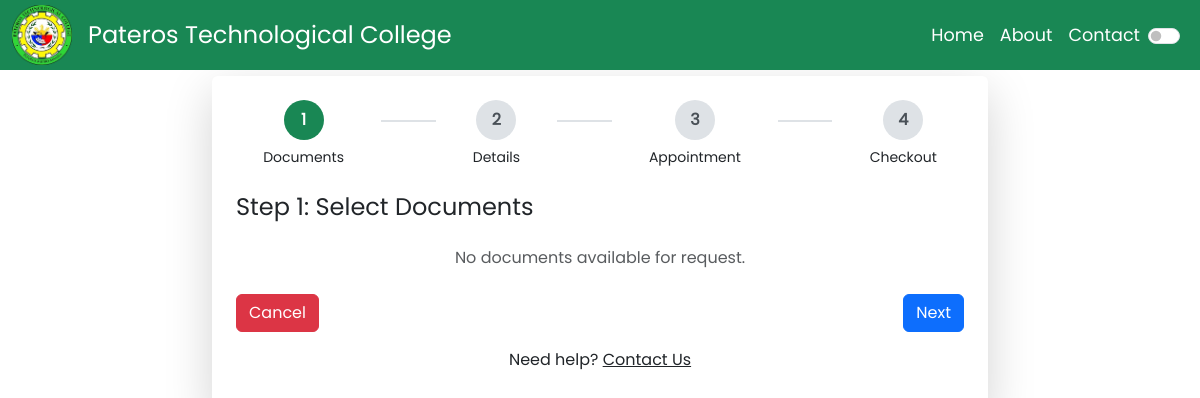
Before: /student/add-request.php (signed in) with the older database file.
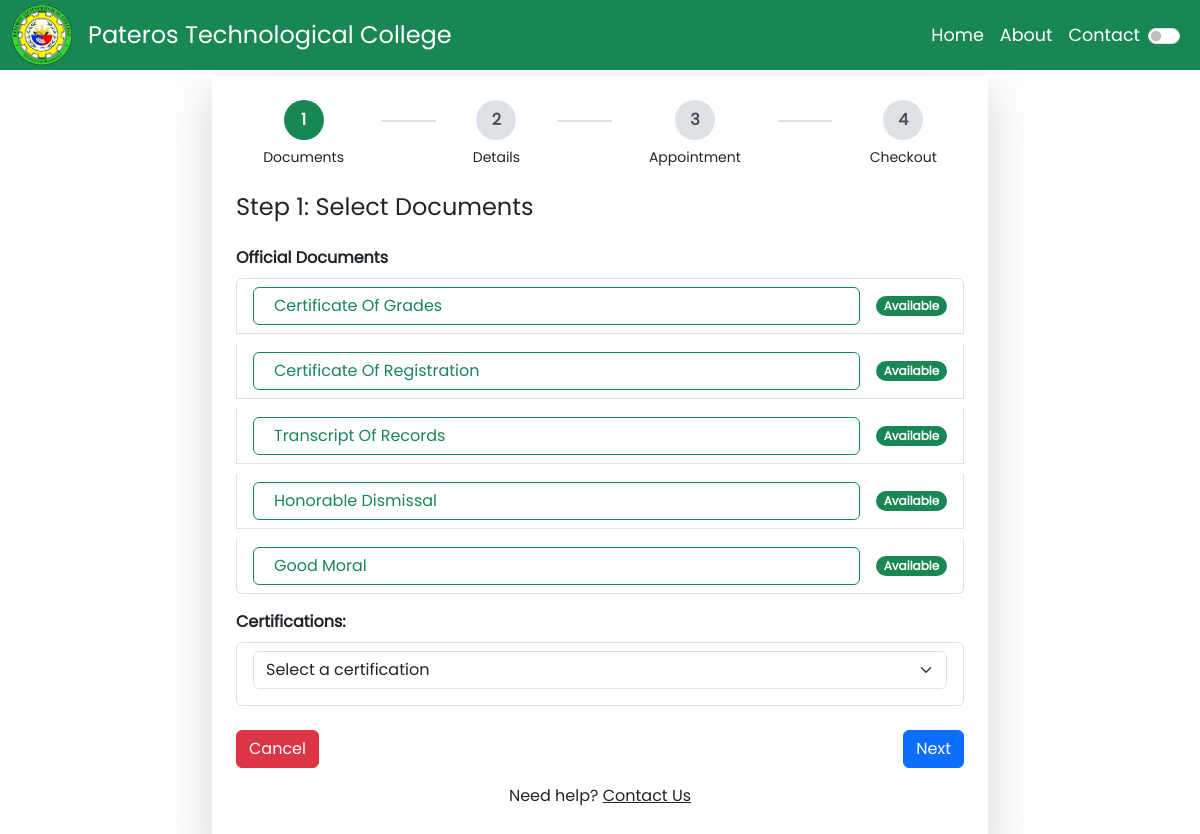
After: the same page with the newer database file.
### tables this page shows
CREATE TABLE `documents` (
  `id` int(15) NOT NULL,
  `code` varchar(15) NOT NULL,
  `name` varchar(255) NOT NULL,
  `price` int(15) NOT NULL,
  `is_available` enum('yes','no') NOT NULL DEFAULT 'yes',
  `eta` int(15) NOT NULL,
  `doc_type` enum('Official','Certification') NOT NULL
);

### config/db.php (called while the page is built, shortened)
<?php
class class_model {
    private string $host = "localhost";
    private string $user = "root";
    private string $pass = "";
    private string $dbname = "practice2";
    private mysqli $mysqli;
    public function __construct()
    {
        $this->mysqli = new mysqli($this->host, $this->user, $this->pass, $this->dbname);
    }
    public function getDocuments2() {
        $sql = "SELECT * FROM documents WHERE doc_type = 'Official'";
        $result = $this->mysqli->query($sql);
        return $result->fetch_all(MYSQLI_ASSOC);
    }
}

### student/add-request.php (the view, shortened to what this page needs)
<?php
require_once '../config/db.php';
$cm = new class_model();
?>
<!DOCTYPE html>
<html lang="en">
<head>
    <link rel="stylesheet" href="../vendor/bootstrapv5/css/bootstrap.min.css">
    <link rel="stylesheet" href="../assets/css/app.css">
    <link rel="stylesheet" href="https://cdn.jsdelivr.net/npm/flatpickr/dist/flatpickr.min.css">
</head>
<body>
    <header class="text-white text-center">
        <nav class="navbar ">
            <nav class="container-fluid bg-success navbar-expand-lg navbar-light fixed-top">
                <a class="navbar-brand text-white d-none d-lg-flex align-items-center" href="/drmsv3/student/index.php">
                    <img src="../assets/images/logo.png" alt="PTC Logo" style="width: 60px; height: 60px;" class="me-3">
                    <span style="font-size: 1.50rem; line-height: 60px;">Pateros Technological College</span>
                </a>
                <div class="collapse navbar-collapse" id="navbarNav">
                    <ul class="navbar-nav ms-auto align-items-center">
                        <li class="nav-item">
                            <a class="nav-link active text-white" aria-current="page" href="#" style="font-size: 1.1rem;">Home</a>
                        </li>
                        <li class="nav-item">
                            <a class="nav-link text-white" href="#" style="font-size: 1.1rem;">About</a>
                        </li>
                        <li class="nav-item">
                            <a class="nav-link text-white" href="#" style="font-size: 1.1rem;">Contact</a>
                        </li>
                        <li class="nav-item">
                            <div class="form-check form-switch d-flex align-items-center">
                                <input class="form-check-input me-2" type="checkbox" id="themeToggle">
                            </div>
                        </li>
                    </ul>
                </div>
            </nav>
    </header>
    <div class="container mt-1 py-1" style="max-width: 1200px;">
        <div class="row justify-content-center align-items-center mt-1 g-10">
            <div class="col-md-8 mt-5">
                <div class="p-4 shadow-lg rounded" style="background-color: var(--bg-color);">
                    <div class="d-flex justify-content-between mb-4" id="stepper">
                        <div class="text-center flex-fill">
                            <div class="circle active" id="step-circle-0">1</div>
                            <small>Documents</small>
                        </div>
                        <div class="line"></div>
                        <div class="text-center flex-fill">
                            <div class="circle" id="step-circle-1">2</div>
                            <small>Details</small>
                        </div>
                        <div class="line"></div>
                        <div class="text-center flex-fill">
                            <div class="circle" id="step-circle-2">3</div>
                            <small>Appointment</small>
                        </div>
                        <div class="line"></div>
                        <div class="text-center flex-fill">
                            <div class="circle" id="step-circle-3">4</div>
                            <small>Checkout</small>
                        </div>
                    </div>
                    <form id="addRequestForm">
                        <div class="step active" id="step1">
                            <h4 class="mb-4">Step 1: Select Documents</h4>
                            <?php $result = $cm->getDocuments2(); ?>
                            <?php if (!empty($result)): ?>
                                <div class="mb-3">
                                    <label for="document_selection" class="form-label fw-bold">Official Documents</label>
                                    <ul id="document_selection" class="list-group">
                                        <?php foreach ($result as $row):
                                            $docId = htmlspecialchars($row['id']);
                                            $docName = htmlspecialchars($row['name']);
                                            $docPrice = htmlspecialchars($row['price'] ?? 0);
                                            $docEta = htmlspecialchars($row['eta'] ?? 0);
                                            $needsExtraInputs = in_array($docName, ['Certificate Of Grades', 'Certificate Of Registration']);
                                            $isGraduated = ($_SESSION['sessionuser']['status'] ?? '') === 'Graduated';
                                            $isRegularOrIrregular = in_array($_SESSION['sessionuser']['status'] ?? '', ['Regular', 'Irregular']);
                                            $isRestrictedDoc = $isGraduated && $needsExtraInputs;
                                            $isTORRestricted = $isRegularOrIrregular && $docName === 'Transcript Of Records';
                                            $isAvailable = $row['is_available'] === 'yes';
                                        ?>
                                            <li class="list-group-item">
                                                <div class="d-flex justify-content-between align-items-center">
                                                    <button type="button"
                                                        class="btn <?= !$isAvailable || $isRestrictedDoc || $isTORRestricted ? 'btn-outline-danger' : 'btn-outline-success' ?> document-toggle w-100 text-start"
                                                        data-doc-id="<?= $docId ?>"
                                                        data-doc-name="<?= $docName ?>"
                                                        data-doc-price="<?= $docPrice ?>"
                                                        data-doc-eta="<?= $docEta ?>"
                                                        <?= !$isAvailable || $isRestrictedDoc || $isTORRestricted ? 'disabled' : '' ?>>
                                                        <i class="fas fa-file-alt me-2"></i><?= $docName ?>
                                                    </button>
                                                    <span class="badge bg-<?= !$isAvailable || $isRestrictedDoc || $isTORRestricted ? 'danger' : 'success' ?> rounded-pill ms-3">
                                                        <?= !$isAvailable ? 'Not Available' : ($isRestrictedDoc || $isTORRestricted ? 'Not Available' : 'Available') ?>
                                                    </span>
                                                </div>
                                            </li>
                                        <?php endforeach; ?>
                                    </ul>
                                </div>
                                <div class="mb-3">
                                    <label for="other_certification" class="form-label fw-bold">Certifications:</label>
                                    <ul id="certification_selection" class="list-group">
                                        <li class="list-group-item">
                                            <div class="d-flex justify-content-between align-items-center">
                                                <select class="form-select certification-select" id="other_certification" name="other_certification">
                                                    <option value="" selected>Select a certification</option>
                                                </select>
                                            </div>
                                        </li>
                                    </ul>
                                </div>
                            <?php else: ?>
                                <p class="text-muted text-center">No documents available for request.</p>
                            <?php endif; ?>
                        </div>
                        <div class="d-flex justify-content-between mt-4">
                            <button type="button" class="btn btn-danger" id="prevBtn">Cancel</button>
                            <button type="button" class="btn btn-primary" id="nextBtn">Next</button>
                        </div>
                    </form>
                    <p class="text-center mt-3">
                        Need help? <a href="/contact.php" style="color: var(--link-color);">Contact Us</a>
                    </p>
                </div>
            </div>
        </div>
    </div>
    <div id="toastContainer" class="position-fixed top-0 end-0 p-3" style="z-index: 9999"></div>
</body>
</html>

### assets/css/app.css (style rules this page uses)
body { font-family: 'Poppins', sans-serif; }
.step { display: none; }
.step.active { display: block; }
.circle { width: 40px; height: 40px; line-height: 40px; border-radius: 50%; display: inline-block; text-align: center; font-weight: bold; }
.line { flex: 1; height: 2px; background-color: #ccc; margin: auto 10px; }
.circle.active { background-color: #0d6efd; color: #fff; }
.circle { width: 40px; height: 40px; border-radius: 50%; background-color: #dee2e6; color: #495057; display: flex; align-items: center; justify-content: center; margin: 0 auto 5px; font-weight: bold; }
.circle.active { background-color: #198754; color: white; }
.line { flex: 1; height: 2px; background-color: #dee2e6; margin-top: 20px; }
#document_selection { gap: 10px; }
.circle { width: 40px; height: 40px; border-radius: 50%; background-color: #dee2e6; display: flex; align-items: center; justify-content: center; margin: 0 auto 5px; font-weight: bold; }
.line { flex: 1; height: 2px; background-color: #dee2e6; margin: 20px 10px 0; }
.document-toggle { transition: all 0.3s ease; }

Changed rows visible on the page:
now on this page (row edited): documents: name "Certificate Of Grades", is_available "Available"
now on this page (row edited): documents: name "Certificate Of Registration", is_available "Available"
now on this page (row edited): documents: name "Transcript Of Records", is_available "Available"
now on this page (row edited): documents: name "Honorable Dismissal", is_available "Available"
now on this page (row edited): documents: name "Good Moral", is_available "Available"
Other visible differences:
form field other_certification: (not shown) → "Select a certification"
text no longer shown: "No documents available for request."
text now shown: "Official Documents Certifications:"
